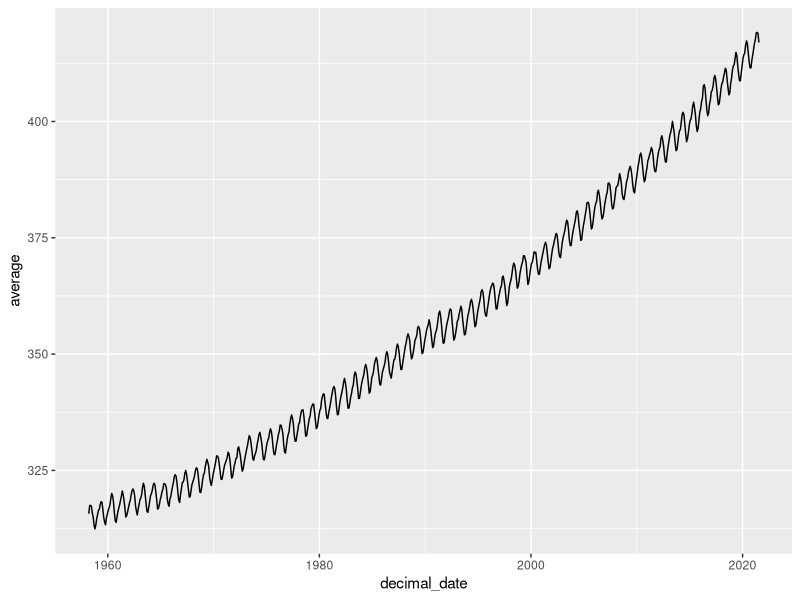
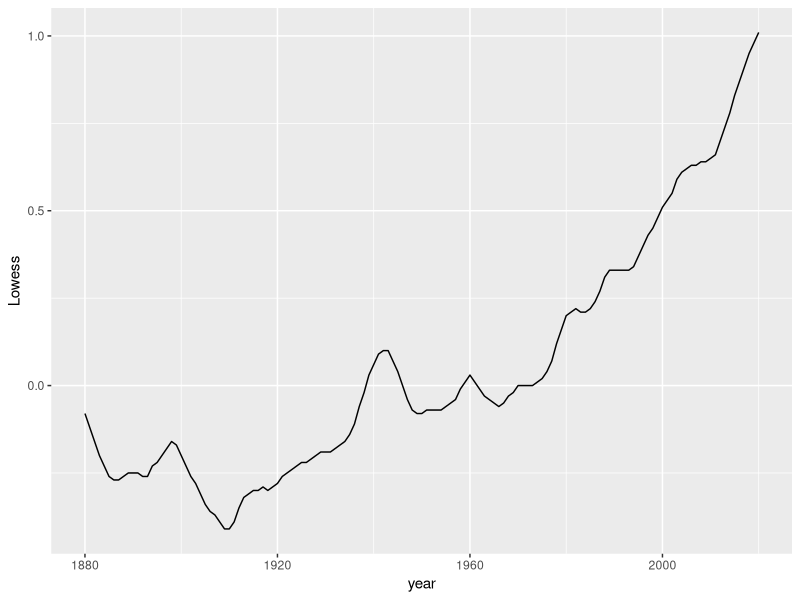
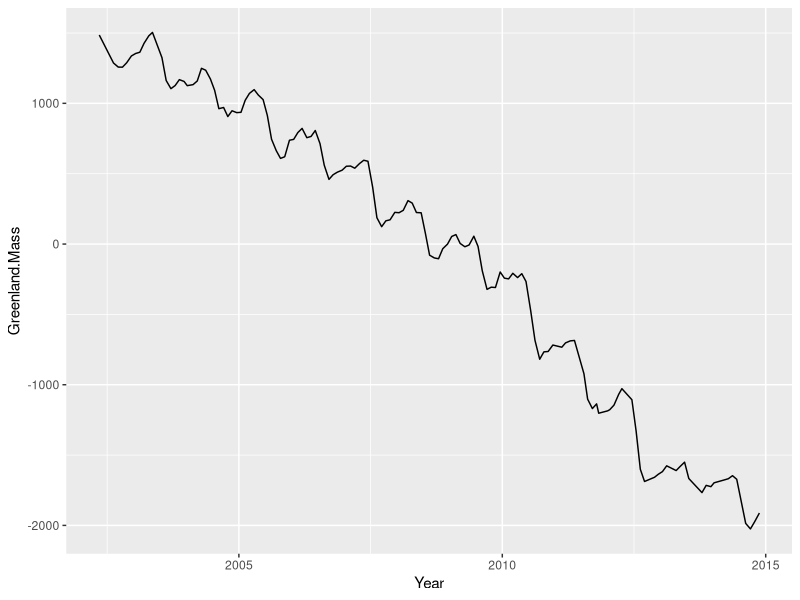
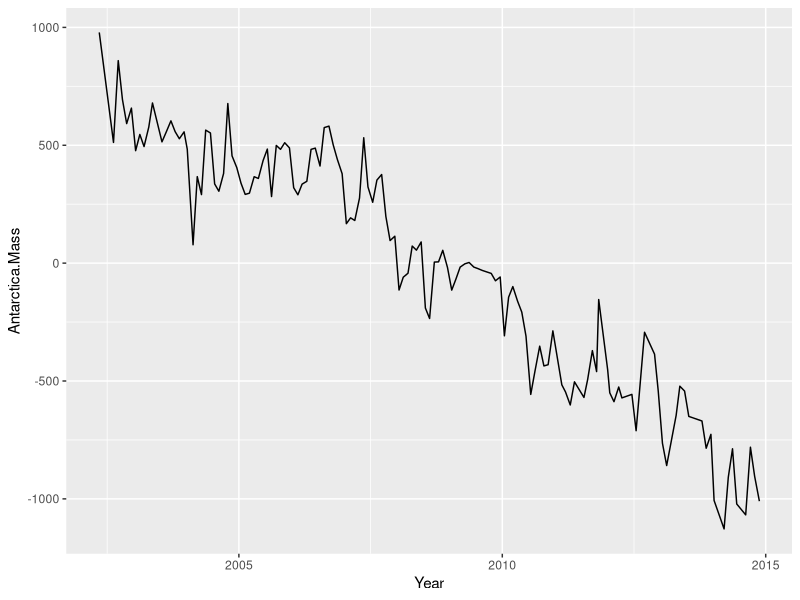
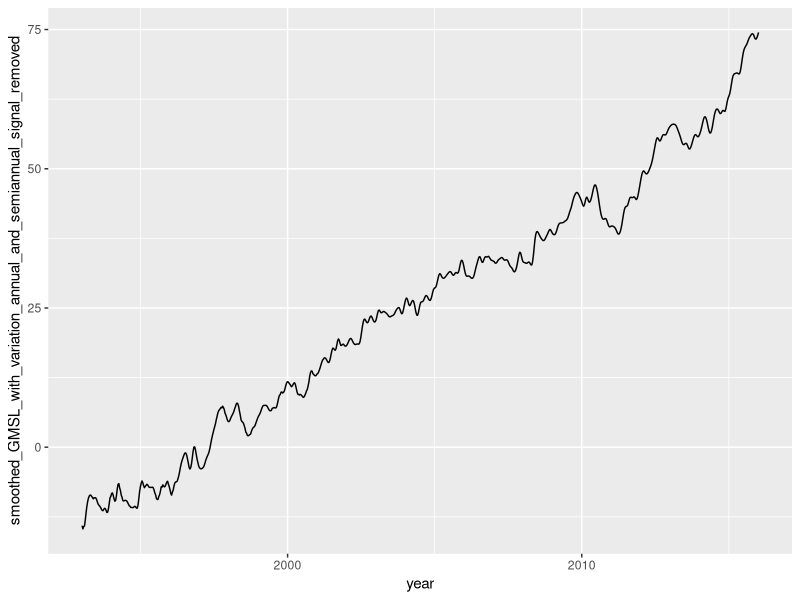
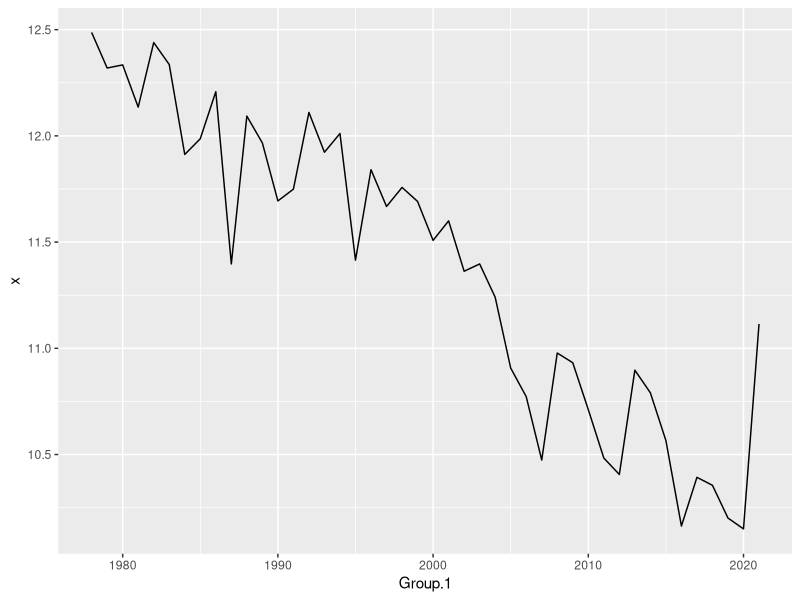
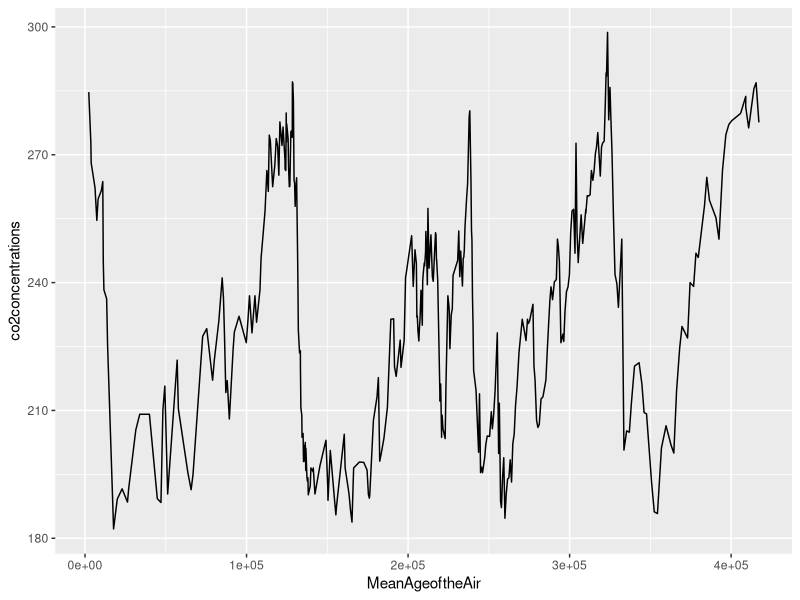
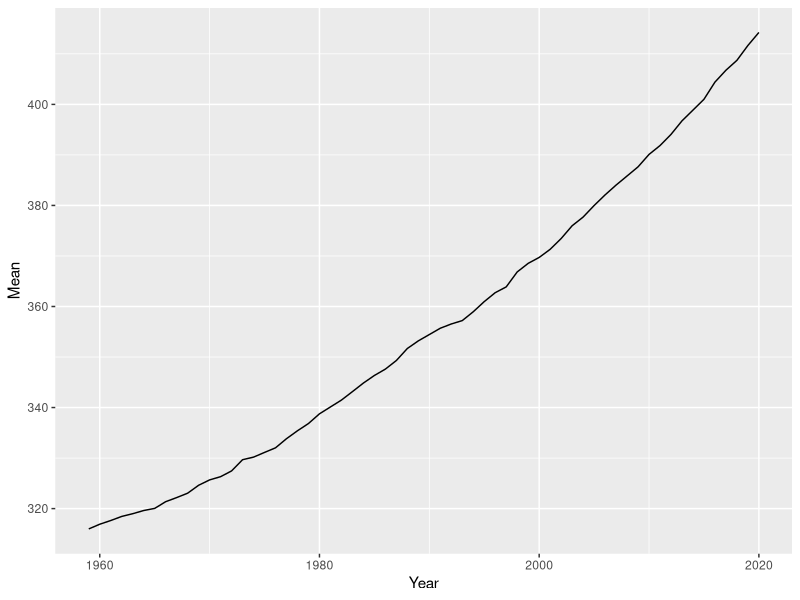

These charts were generated, in order, by the following R code:
## ---- chunk 1
library(tidyverse)
library(dplyr)
## ---- chunk 2

co2 <- 
read_table("co2_mm_mlo.txt", 
                  comment="#",
                  col_names = c("year", "month", "decimal_date", "average",
                                "interpolated", "trend", "days"),
                  na = c("-1", "-99.99"))
co2
## ---- chunk 3
ggplot(co2, aes(x = decimal_date, y = average)) + geom_line() 

## ---- chunk 4
gt <- read_table("647_Global_Temperature_Data_File.txt", 
                  comment="#",
                 col_names = c("year","NoSmoothing","Lowess"))
gt
## ---- chunk 5
ggplot(gt, aes(x =year, y =Lowess)) + geom_line() 
## ---- chunk 6
icesheet <- read.csv("499_GRN_ANT_mass_changes.csv",
                     col.names=c("Year","Greenland Mass","Antarctica Mass"))

icesheet %>% as_tibble()
icesheet
## ---- chunk 7

ggplot(icesheet, aes(x =Year, y =Greenland.Mass)) + geom_line()
ggplot(icesheet, aes(x =Year, y =Antarctica.Mass)) + geom_line()
## ---- chunk 8
globalsea <- read_table("globalsea.txt", 
                  comment="#",
                 col_names = c("altimeter type", "merged file cycle", "year", "number of observations", "number of weighted observations", "GMSL (GIA not applied)", "Standard Deviation of GMSL (GIA not applied)","smoothed GMSL variation (GIA not applied)", "GMSL (GIA applied)", "Standard Deviation of GMSL (GIA applied)", "smoothed GMSL with variation (GIA applied)", "smoothed_GMSL_with_variation_annual_and_semiannual_signal_removed"),
                  na = "99900")
globalsea
## ---- chunk 9
ggplot(globalsea, aes(x =year, y =smoothed_GMSL_with_variation_annual_and_semiannual_signal_removed)) + geom_line()
## ---- chunk 10
seaice <- read.csv("seaice.csv")
seaice %>% as_tibble()
seaice_agg <- aggregate(seaice[, 4], list(seaice$Year), mean)
seaice_agg
## ---- chunk 11
seaicep <- ggplot(seaice_agg, aes(x =Group.1, y =x)) + geom_line()
seaicep
## ---- chunk 12
icecore <- read_table("icecore.co2.txt", 
                  comment="#",
                 col_names = c("Depth","AgeoftheIce","MeanAgeoftheAir","co2concentrations"))
rev_icecore <- icecore[nrow(icecore):1, ]
icecore
rev_icecore
## ---- chunk 13
icecoreco2 <- ggplot(rev_icecore, aes(x =MeanAgeoftheAir, y =co2concentrations)) + geom_line()
icecoreco2
## ---- chunk 14
co2mauna <- read_table("co2_mauna.txt", 
                  comment="#",
                 col_names = c("Year","Mean","Unc"))
co2mauna
## ---- chunk 15
co2mp <- ggplot(co2mauna, aes(x =Year, y =Mean)) + geom_line()
co2mp
